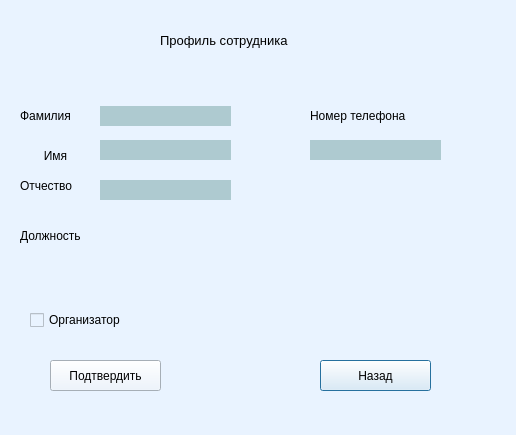
<?xml version="1.0" encoding="UTF-8"?>
<ui version="4.0">
 <class>EditUser</class>
 <widget class="QDialog" name="EditUser">
  <property name="geometry">
   <rect>
    <x>0</x>
    <y>0</y>
    <width>516</width>
    <height>435</height>
   </rect>
  </property>
  <property name="windowTitle">
   <string>Dialog</string>
  </property>
  <property name="styleSheet">
   <string notr="true">background-color: rgb(233, 243, 255);</string>
  </property>
  <widget class="QLabel" name="label">
   <property name="geometry">
    <rect>
     <x>160</x>
     <y>20</y>
     <width>171</width>
     <height>41</height>
    </rect>
   </property>
   <property name="font">
    <font>
     <pointsize>10</pointsize>
    </font>
   </property>
   <property name="text">
    <string>Профиль сотрудника</string>
   </property>
  </widget>
  <widget class="QLabel" name="label_2">
   <property name="geometry">
    <rect>
     <x>20</x>
     <y>100</y>
     <width>71</width>
     <height>31</height>
    </rect>
   </property>
   <property name="font">
    <font>
     <pointsize>9</pointsize>
    </font>
   </property>
   <property name="text">
    <string>Фамилия</string>
   </property>
  </widget>
  <widget class="QLabel" name="label_3">
   <property name="geometry">
    <rect>
     <x>20</x>
     <y>140</y>
     <width>71</width>
     <height>31</height>
    </rect>
   </property>
   <property name="font">
    <font>
     <pointsize>9</pointsize>
    </font>
   </property>
   <property name="text">
    <string>Имя</string>
   </property>
   <property name="alignment">
    <set>Qt::AlignCenter</set>
   </property>
  </widget>
  <widget class="QLabel" name="label_4">
   <property name="geometry">
    <rect>
     <x>20</x>
     <y>170</y>
     <width>71</width>
     <height>31</height>
    </rect>
   </property>
   <property name="font">
    <font>
     <pointsize>9</pointsize>
    </font>
   </property>
   <property name="text">
    <string>Отчество</string>
   </property>
  </widget>
  <widget class="QLabel" name="label_5">
   <property name="geometry">
    <rect>
     <x>20</x>
     <y>220</y>
     <width>81</width>
     <height>31</height>
    </rect>
   </property>
   <property name="font">
    <font>
     <pointsize>9</pointsize>
    </font>
   </property>
   <property name="text">
    <string>Должность</string>
   </property>
  </widget>
  <widget class="QLabel" name="label_6">
   <property name="geometry">
    <rect>
     <x>310</x>
     <y>100</y>
     <width>121</width>
     <height>31</height>
    </rect>
   </property>
   <property name="font">
    <font>
     <pointsize>9</pointsize>
    </font>
   </property>
   <property name="text">
    <string>Номер телефона</string>
   </property>
  </widget>
  <widget class="QLabel" name="surname">
   <property name="geometry">
    <rect>
     <x>100</x>
     <y>106</y>
     <width>131</width>
     <height>20</height>
    </rect>
   </property>
   <property name="styleSheet">
    <string notr="true">background-color: rgb(174, 202, 208);</string>
   </property>
   <property name="text">
    <string/>
   </property>
  </widget>
  <widget class="QLabel" name="name">
   <property name="geometry">
    <rect>
     <x>100</x>
     <y>140</y>
     <width>131</width>
     <height>20</height>
    </rect>
   </property>
   <property name="styleSheet">
    <string notr="true">background-color: rgb(174, 202, 208);</string>
   </property>
   <property name="text">
    <string/>
   </property>
  </widget>
  <widget class="QLabel" name="patronymic">
   <property name="geometry">
    <rect>
     <x>100</x>
     <y>180</y>
     <width>131</width>
     <height>20</height>
    </rect>
   </property>
   <property name="styleSheet">
    <string notr="true">background-color: rgb(174, 202, 208);</string>
   </property>
   <property name="text">
    <string/>
   </property>
  </widget>
  <widget class="QLabel" name="phoneNumber">
   <property name="geometry">
    <rect>
     <x>310</x>
     <y>140</y>
     <width>131</width>
     <height>20</height>
    </rect>
   </property>
   <property name="styleSheet">
    <string notr="true">background-color: rgb(174, 202, 208);</string>
   </property>
   <property name="text">
    <string/>
   </property>
  </widget>
  <widget class="QPushButton" name="backButton">
   <property name="geometry">
    <rect>
     <x>320</x>
     <y>360</y>
     <width>111</width>
     <height>31</height>
    </rect>
   </property>
   <property name="text">
    <string>Назад</string>
   </property>
  </widget>
  <widget class="QCheckBox" name="checkBox">
   <property name="geometry">
    <rect>
     <x>30</x>
     <y>310</y>
     <width>111</width>
     <height>20</height>
    </rect>
   </property>
   <property name="font">
    <font>
     <pointsize>9</pointsize>
    </font>
   </property>
   <property name="text">
    <string>Организатор</string>
   </property>
  </widget>
  <widget class="QPushButton" name="confirmButton">
   <property name="geometry">
    <rect>
     <x>50</x>
     <y>360</y>
     <width>111</width>
     <height>31</height>
    </rect>
   </property>
   <property name="text">
    <string>Подтвердить</string>
   </property>
  </widget>
 </widget>
 <resources/>
 <connections/>
</ui>
